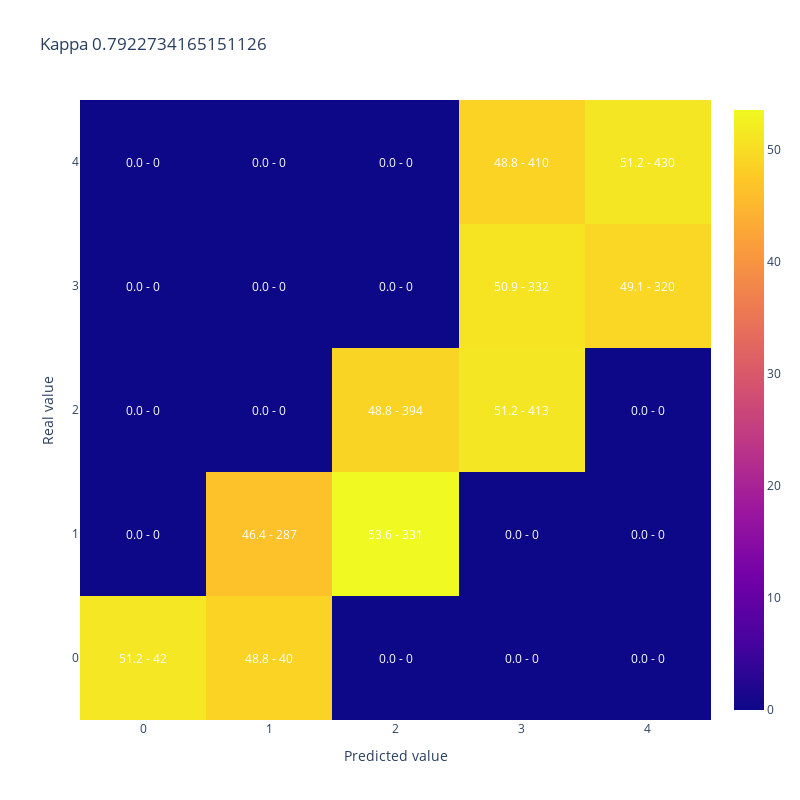

The notebook cell this image was saved under:
### Code cell
#A modo de ejemplo muestro kappa y matriz de confusion para 50% de aciertos donde los errores quedan cerca de la clase correcta
y_simulado_cerca = [y_test.iloc[sample] if random_list[sample]<50/100 else y_cerca[sample] for sample in range(len(y_test))]

display(plot_confusion_matrix(y_test,y_simulado_cerca, 
                              title = "Kappa " + str(cohen_kappa_score(y_test,y_simulado_cerca, weights = 'quadratic'))))

### Figure 1 — Plotly figure (JSON) as saved in the notebook; plotly's stock layout.template omitted (floating-point values rounded to 4 significant figures)
{"data": [{"type": "heatmap", "x": [0, 1, 2, 3, 4], "y": [0, 1, 2, 3, 4], "z": [[51.22, 48.78, 0, 0, 0], [0, 46.44, 53.56, 0, 0], [0, 0, 48.82, 51.18, 0], [0, 0, 0, 50.92, 49.08], [0, 0, 0, 48.81, 51.19]]}], "layout": {"annotations": [{"font": {"color": "white"}, "showarrow": false, "text": "51.2 - 42", "x": 0, "xref": "x", "y": 0, "yref": "y"}, {"font": {"color": "white"}, "showarrow": false, "text": "48.8 - 40", "x": 1, "xref": "x", "y": 0, "yref": "y"}, {"font": {"color": "white"}, "showarrow": false, "text": "0.0 - 0", "x": 2, "xref": "x", "y": 0, "yref": "y"}, {"font": {"color": "white"}, "showarrow": false, "text": "0.0 - 0", "x": 3, "xref": "x", "y": 0, "yref": "y"}, {"font": {"color": "white"}, "showarrow": false, "text": "0.0 - 0", "x": 4, "xref": "x", "y": 0, "yref": "y"}, {"font": {"color": "white"}, "showarrow": false, "text": "0.0 - 0", "x": 0, "xref": "x", "y": 1, "yref": "y"}, {"font": {"color": "white"}, "showarrow": false, "text": "46.4 - 287", "x": 1, "xref": "x", "y": 1, "yref": "y"}, {"font": {"color": "white"}, "showarrow": false, "text": "53.6 - 331", "x": 2, "xref": "x", "y": 1, "yref": "y"}, {"font": {"color": "white"}, "showarrow": false, "text": "0.0 - 0", "x": 3, "xref": "x", "y": 1, "yref": "y"}, {"font": {"color": "white"}, "showarrow": false, "text": "0.0 - 0", "x": 4, "xref": "x", "y": 1, "yref": "y"}, {"font": {"color": "white"}, "showarrow": false, "text": "0.0 - 0", "x": 0, "xref": "x", "y": 2, "yref": "y"}, {"font": {"color": "white"}, "showarrow": false, "text": "0.0 - 0", "x": 1, "xref": "x", "y": 2, "yref": "y"}, {"font": {"color": "white"}, "showarrow": false, "text": "48.8 - 394", "x": 2, "xref": "x", "y": 2, "yref": "y"}, {"font": {"color": "white"}, "showarrow": false, "text": "51.2 - 413", "x": 3, "xref": "x", "y": 2, "yref": "y"}, {"font": {"color": "white"}, "showarrow": false, "text": "0.0 - 0", "x": 4, "xref": "x", "y": 2, "yref": "y"}, {"font": {"color": "white"}, "showarrow": false, "text": "0.0 - 0", "x": 0, "xref": "x", "y": 3, "yref": "y"}, {"font": {"color": "white"}, "showarrow": false, "text": "0.0 - 0", "x": 1, "xref": "x", "y": 3, "yref": "y"}, {"font": {"color": "white"}, "showarrow": false, "text": "0.0 - 0", "x": 2, "xref": "x", "y": 3, "yref": "y"}, {"font": {"color": "white"}, "showarrow": false, "text": "50.9 - 332", "x": 3, "xref": "x", "y": 3, "yref": "y"}, {"font": {"color": "white"}, "showarrow": false, "text": "49.1 - 320", "x": 4, "xref": "x", "y": 3, "yref": "y"}, {"font": {"color": "white"}, "showarrow": false, "text": "0.0 - 0", "x": 0, "xref": "x", "y": 4, "yref": "y"}, {"font": {"color": "white"}, "showarrow": false, "text": "0.0 - 0", "x": 1, "xref": "x", "y": 4, "yref": "y"}, {"font": {"color": "white"}, "showarrow": false, "text": "0.0 - 0", "x": 2, "xref": "x", "y": 4, "yref": "y"}, {"font": {"color": "white"}, "showarrow": false, "text": "48.8 - 410", "x": 3, "xref": "x", "y": 4, "yref": "y"}, {"font": {"color": "white"}, "showarrow": false, "text": "51.2 - 430", "x": 4, "xref": "x", "y": 4, "yref": "y"}], "height": 800, "title": {"text": "Kappa 0.7922734165151126"}, "width": 800, "xaxis": {"title": {"text": "Predicted value"}}, "yaxis": {"title": {"text": "Real value"}}}}
